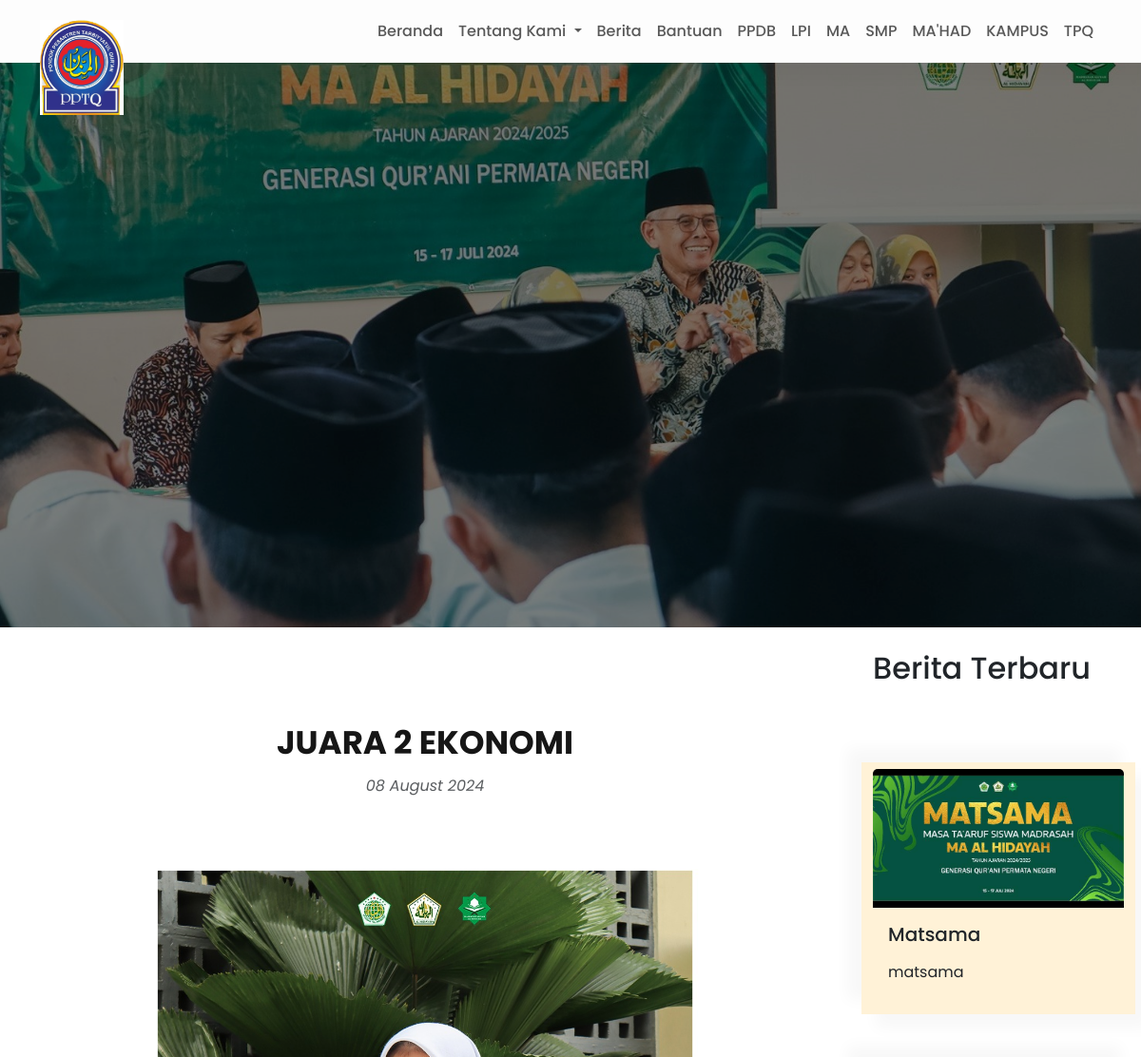
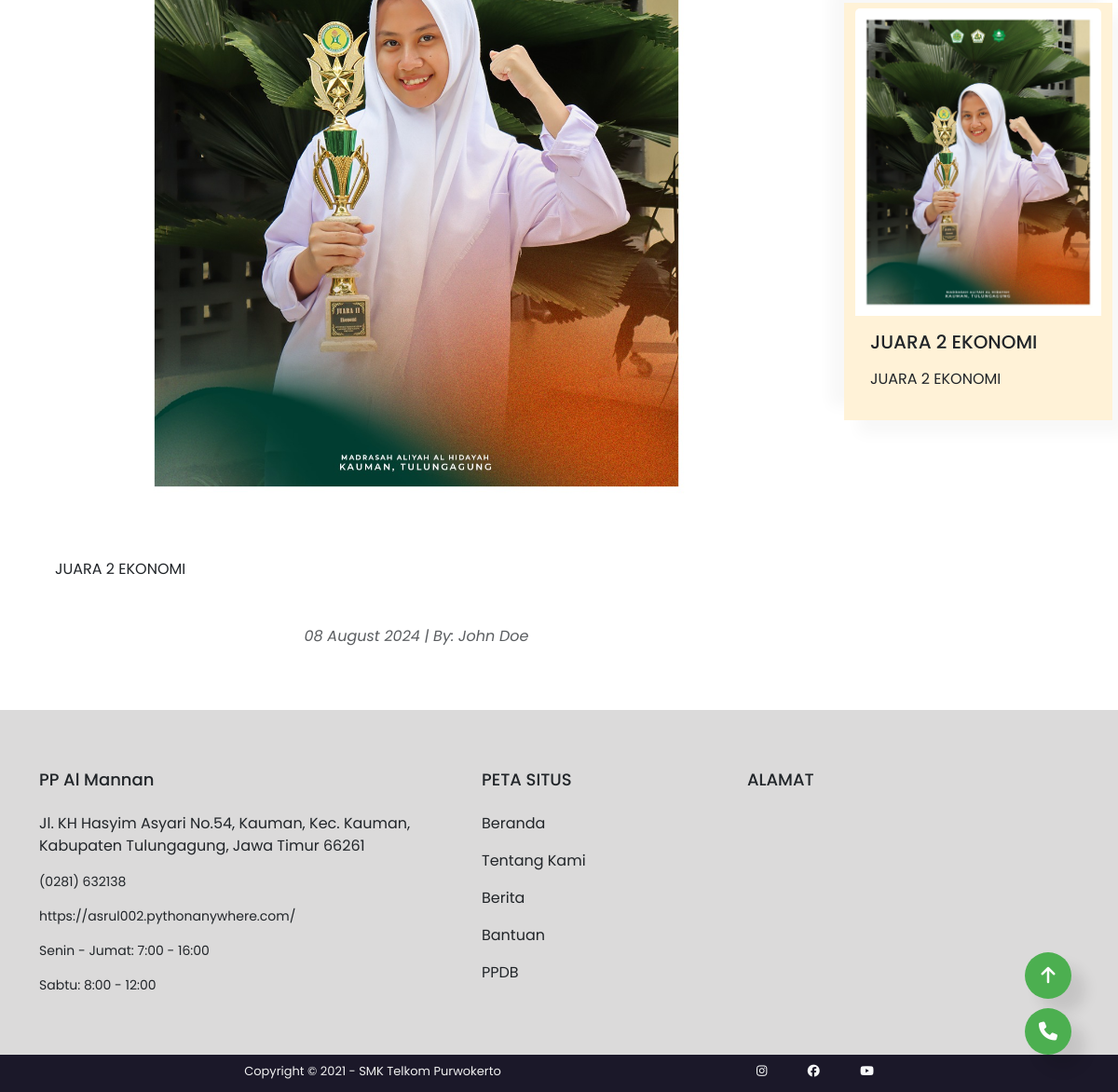
Screenshot of /berita/2 with the database file from the repository (2 pictures, top to bottom).
### myapp/models.py (models this page shows, shortened)
class Post(models.Model):
    postname = models.CharField(max_length=600)
    category = models.ManyToManyField(Category)
    pendidikan = models.ManyToManyField(Pendidikan)
    image = models.ImageField(upload_to='images/posts', blank=True, null=True)
    content = RichTextField()
    link = models.URLField(max_length=200, blank=True, null=True)  # Field baru untuk link
    created = models.DateTimeField(default=timezone.now)  # Field baru untuk created
    updated = models.DateTimeField(auto_now=True)
    time = models.CharField(default=timezone.now().strftime("%d %B %Y"), max_length=100, blank=True)

### myapp/views.py (the view)
# urls.py: path('berita/<int:id>', beritadetail, name="beritadetail"),
def beritadetail(request, id):
    context = {}
    try:
        post = get_object_or_404(Post, id=id)
        recent_posts = Post.objects.all().order_by("-id")[:2]
        context.update({
            'post': post,
            'media_url': settings.MEDIA_URL,
            'recent_posts': recent_posts,
        })
    except Post.DoesNotExist as e:
        context['error'] = f"Error fetching post detail: {str(e)}"
    return render(request, 'beritadetail.html', context)

### templates/beritadetail.html (shortened to what this page needs)
{% extends "base.html" %} {% load static %}  {% block content %}
<section style="position: relative; text-align: center;">
  <img width="100%" style="margin-top: 60px;height: 600px;object-fit: cover;filter: brightness(50%);" src="{% static 'assets/images/Header1.jpg' %}" alt="">
</section>
<div class="row">
  <div class="col-sm-9">
    <section>
      <div
        class="container pt-5 pb-5 j1"
        style="max-width: 800px; margin: auto"
      >
        <h4 class="text-center pt-5">{{ post.postname }}</h4>
        <p class="text-center text-muted mb-5"><em>{{post.time}}</em></p>
        <img
          class="mb-5"
          style="width: 80%; border-radius: 10px; display: block; margin: auto"
          src="{{media_url}}{{post.image}}"
          alt="{{ post.postname }}"
        />
        <p>{{ post.content|safe}}</p>
        <p class="text-center text-muted mt-5">
          <em>{{ post.time}} | By: John Doe</em>
        </p>
      </div>
    </section>
  </div>
  <div class="col-sm-3 pr">
    <div class="row pt-4">
      <h2>Berita Terbaru</h2>
    </div>
    <div class="row pt-4">
      {% if recent_posts %} {% for post in recent_posts %}
      <div class="card mt-5" style="width: 18rem">
        <a href="{% url 'beritadetail' post.id %}" class="text-decoration-none text-dark">
            <img
            class="card-img-top"
            src="{{media_url}}{{post.image}}"
            alt="{{ post.postname }}"
          />
        </a>
        <div class="card-body">
          <h5 class="card-title">{{ post.postname }}</h5>
          <p class="card-text">
            {{ post.content|truncatewords:10|safe}}
          </p>
        </div>
      </div>
      {% endfor %} {% else %}
      <p>No recent posts available.</p>
      {% endif %}
    </div>
  </div>
</div>
{% endblock %}

### static/assets/css/style.css (style rules this page uses)
body { background-color: #a22b2b; font-family: "Poppins", sans-serif; }
* { font-family: "Poppins", sans-serif; }
.pr .card { background-color: #fff2d7; border: none; padding-top: 2%; border-radius: 0%; box-shadow: 15px 15px 15px rgba(0, 0, 0, 0.03), -15px -15px 15px rgba(0, 0, 0, 0.03); }
.j1 h4 { font-size: 34px; font-weight: 700; line-height: normal; color: rgb(22, 22, 22); }

### templates/base.html (style rules this page uses)
html, body { height: 100%; margin: 0; }
body { display: flex; flex-direction: column; }

### rows the page displays
Post: postname "JUARA 2 EKONOMI", time "08 August 2024", image (picture), content "JUARA 2 EKONOMI"
Post: image (picture), postname "Matsama", content "matsama"
